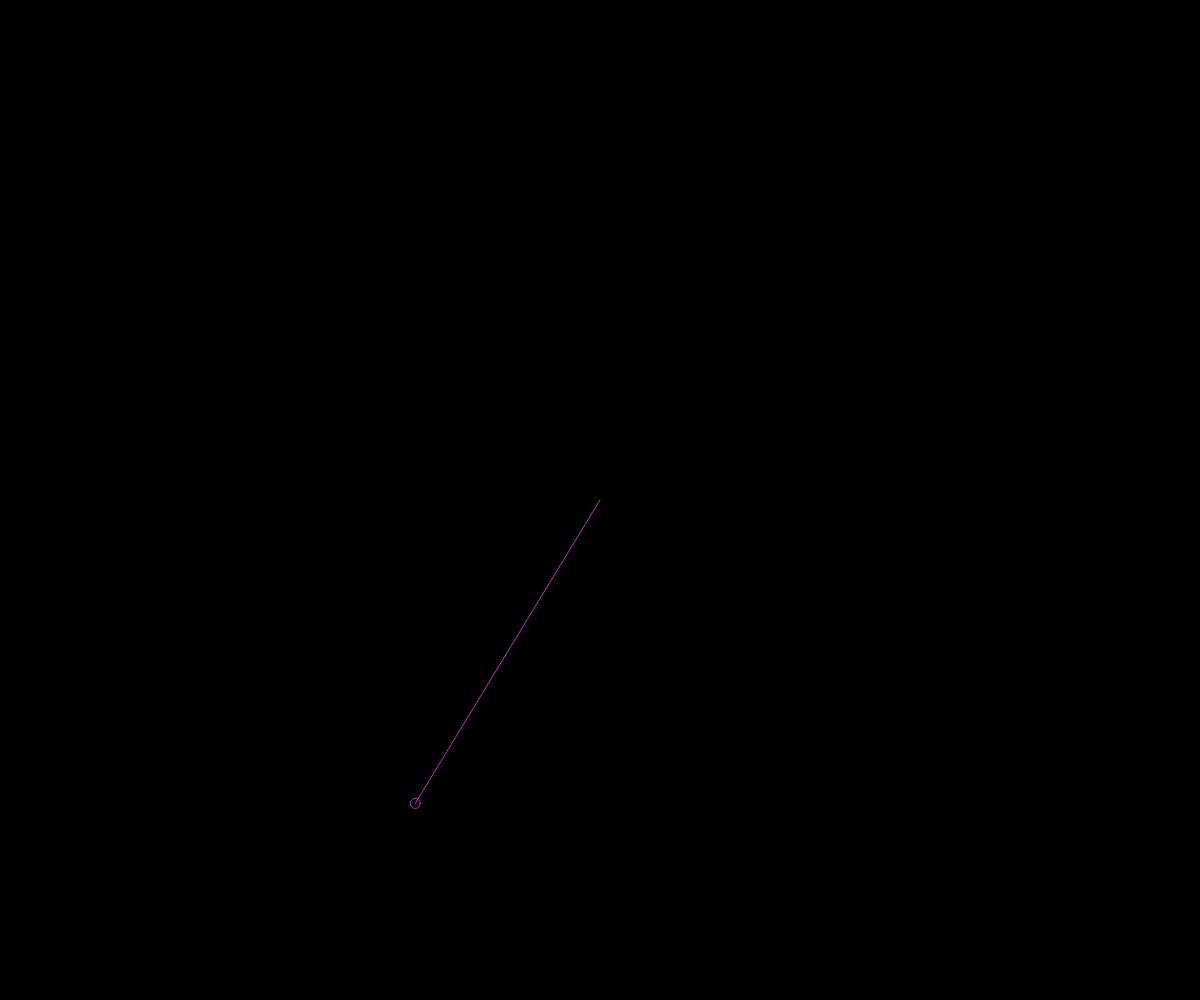
Frame 1 (no input)
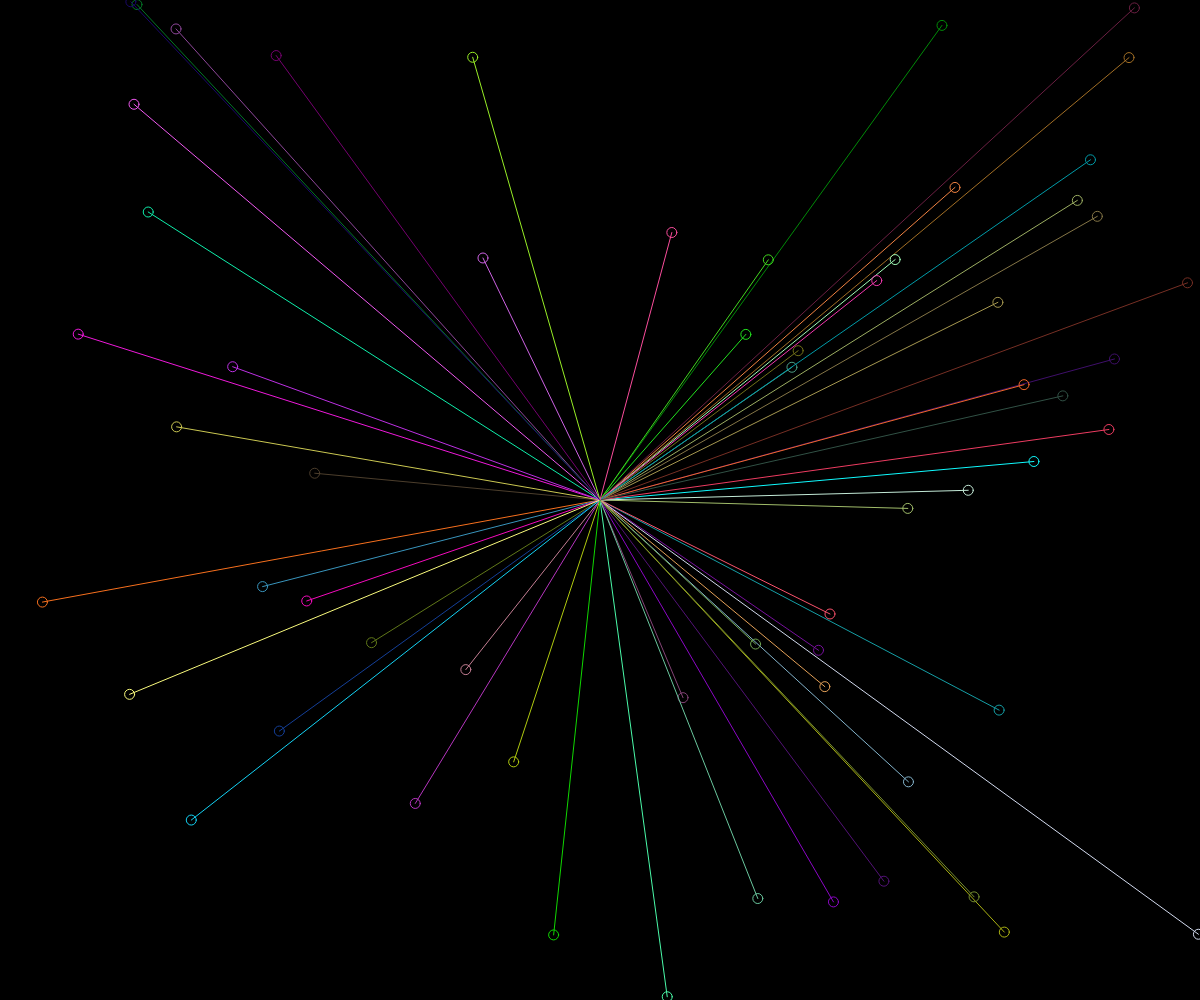
Frame 60 (no input)
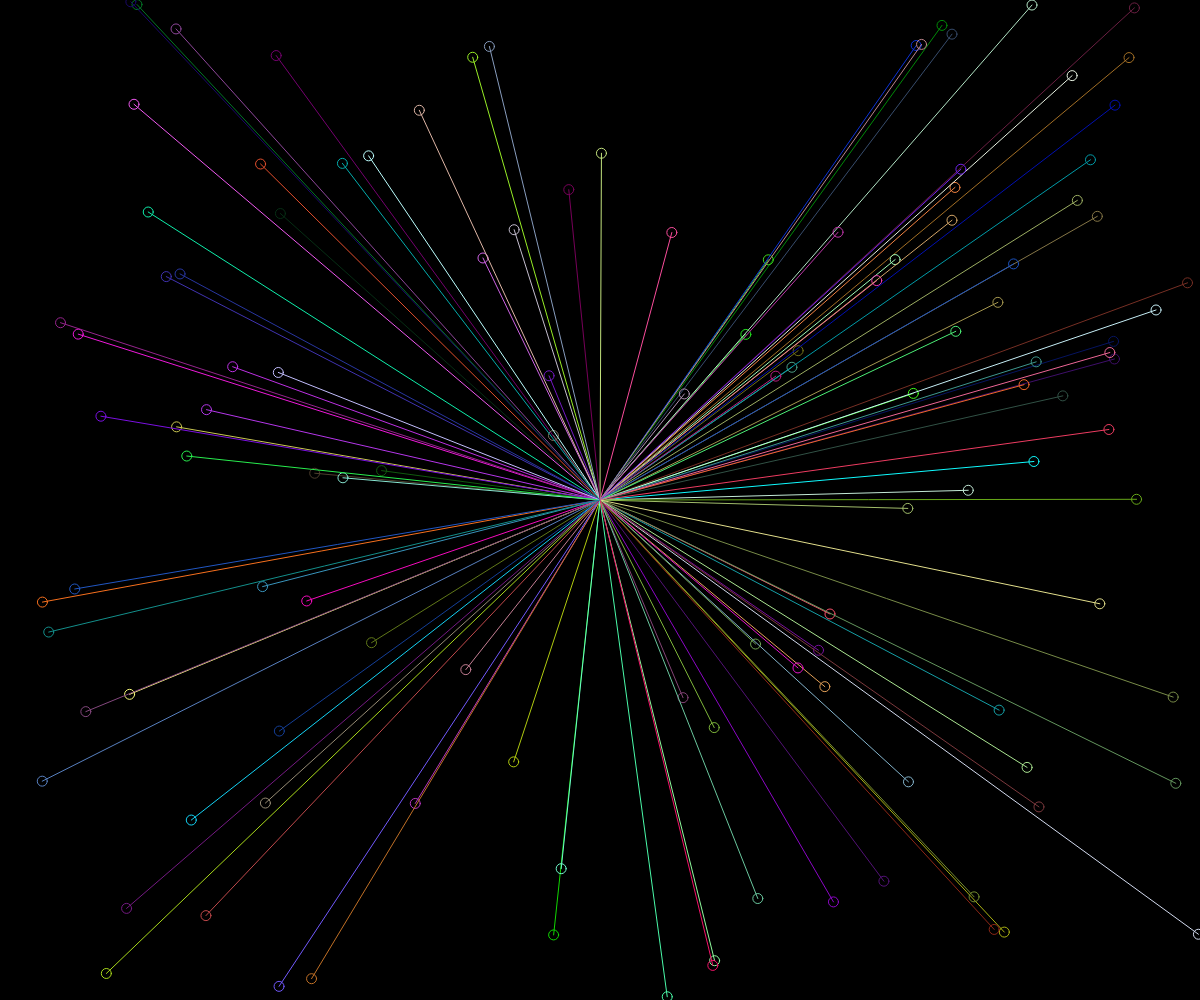
Frame 120 (the mouse pressed at the canvas centre since frame 60)

The p5.js sketch that drew these frames (run headless with seeded random() and noise() and a simulated clock; from frame 60 on, the mouse is pressed at the canvas centre):

// p5.js sketch
// ── sketch.js
/** Name: Haig Armen
Course: INTD319
Assignment: Lines from Center & Variables
Blog: https://courses.haigarmen.com/intd319-2020
Description:
**/

// drawing lines from the center of the canvas
// why does the X and Y of second point need to be between 0 and width

function setup() {
    createCanvas(windowWidth, windowHeight);
    background(0); // this makes the background black
}
function draw() {
    // random shade of gray for line colour
    stroke(random(255),random(255),random(255));

    // A.
    // start lines in the middle of the screen (width/2, height/2)
    // first we'll try it without variables
    //line(width/2, height/2, random(width), random(height));

    // B.
    // if we want to remember the random numbers used to draw the line
    // we'll need to create some variables
    let lineX = random(width);
    let lineY = random(height);
    line(width/2, height/2, lineX, lineY);
    // C.
    // now that we've saved the random numbers as variables we can recall them
    // to draw other shapes too
    noFill();
    ellipseMode(CENTER);
    ellipse(lineX, lineY, 10,10);


}
